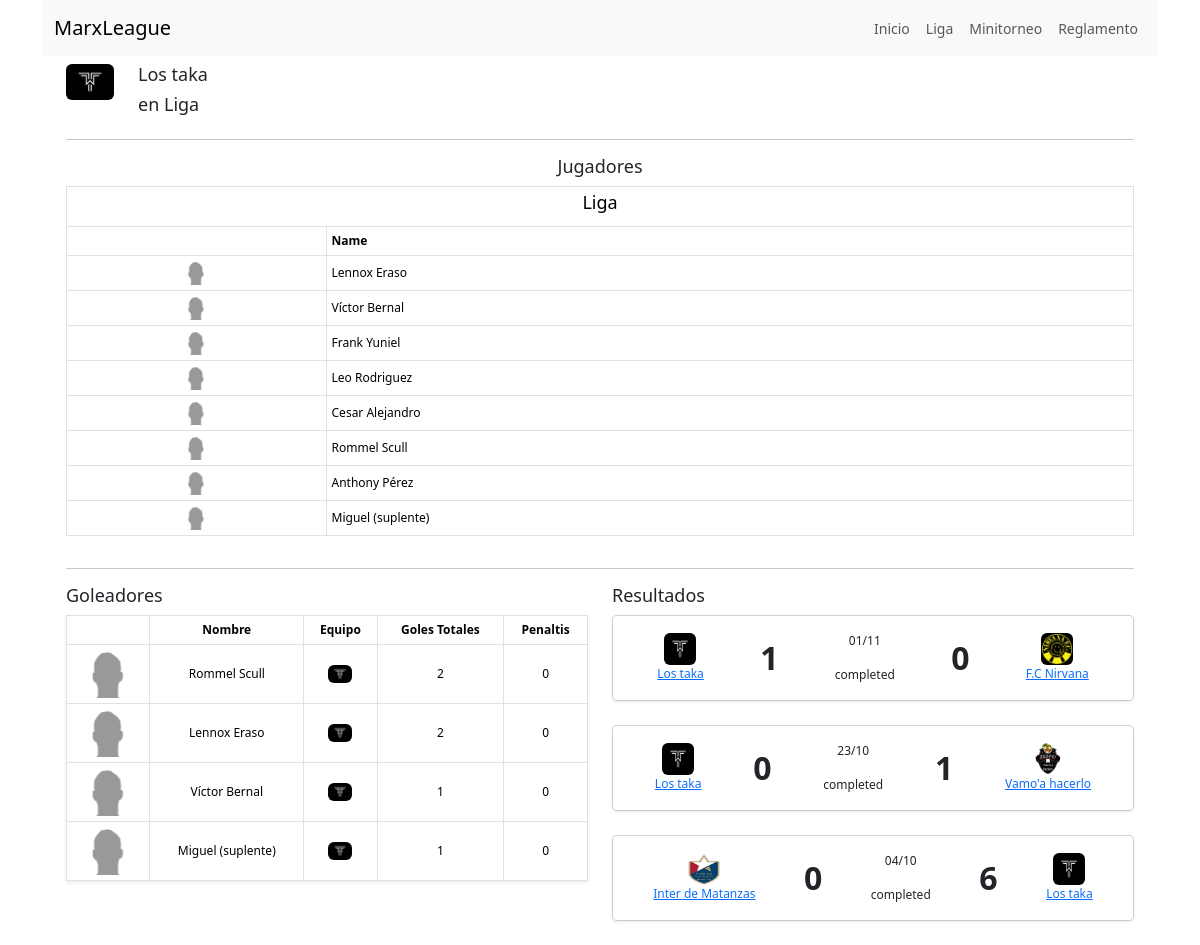
Page /team-details/liga/los_taka on the committed database.
### futbol/models/team.py (models this page shows)
class Team(models.Model):
    name = models.CharField(max_length=100, unique=True, null=True, blank=True)
    slug = models.SlugField(max_length=100, unique=True, blank=True, null=True)
    grade = models.CharField(max_length=50, null=True, blank=True)
    abbrev = models.CharField(max_length=3, null=True, blank=True)
    imagen = models.CharField(max_length=3, null=True, blank=True)
    def __str__(self):
        return self.name

### futbol/models/league.py (models this page shows, shortened)
class League(models.Model):
    name = models.CharField(max_length=100, unique=True, default="Nombre")
    slug = models.SlugField(max_length=100, unique=True, blank=True, null=True)
    teams = models.ManyToManyField('Team', related_name='leagues')

### futbol/models/player_league_team.py (models this page shows, shortened)
class PlayerLeagueTeam(models.Model):
    player = models.ForeignKey(Player, on_delete=models.CASCADE)
    league = models.ForeignKey(League, on_delete=models.CASCADE)
    team = models.ForeignKey(Team, on_delete=models.CASCADE)
    active = models.BooleanField(default=True)

### futbol/models/player.py (models this page shows, shortened)
class Player(models.Model):
    name = models.CharField(max_length=100, unique=True, default="Nombre")
    grade = models.CharField(max_length=50, null=True, blank=True)
    imagen = models.CharField(max_length=100, null=True, blank=True)
    alias = models.CharField(max_length=50, null=True, blank=True)

### futbol/models/schedule.py (models this page shows, shortened)
class Schedule(models.Model):
    STATUS_CHOICES = [
        ("completed", "Completed"),
        ("scheduled", "Scheduled"),
        ("raining", "Raining"),
        ("playing", "Playing"),
        ("pending", "Pending"),
    ]
    STAGES_CHOICES = [
        ("regular", "Regular"),
        ("octavos", "Octavos"),
        ("cuartos", "Cuartos"),
        ("semifinal", "SemiFinal"),
        ("final", "Final"),
    ]
    league = models.ForeignKey(League, on_delete=models.SET_NULL, null=True)
    vs = models.ForeignKey(
        Team,
        on_delete=models.SET_NULL,
        related_name="vs_schedule",
        null=True,
        blank=True,
    )
    hc = models.ForeignKey(
        Team,
        on_delete=models.SET_NULL,
        related_name="hc_schedule",
        null=True,
        blank=True,
    )
    date = models.DateField(null=True, blank=True)
    vs_goals = models.IntegerField(null=True, blank=True, default=0)
    hc_goals = models.IntegerField(null=True, blank=True, default=0)
    vs_definition_penalties = models.IntegerField(null=True, blank=True, default=0)
    hc_definition_penalties = models.IntegerField(null=True, blank=True, default=0)
    mvp = models.ForeignKey(Player, on_delete=models.SET_NULL, null=True, blank=True)
    status = models.CharField(
        max_length=20, choices=STATUS_CHOICES, default="scheduled"
    )
    stages = models.CharField(max_length=20, choices=STAGES_CHOICES, default="regular")

### futbol/views/pages/team_details_page.py (the view)
# urls.py: path("team-details/<slug:league_slug>/<slug:team_slug>", TeamDetailsPageView.as_view(), name="team_details_page"),
class TeamDetailsPageView(TemplateView):
    template_name = "pages/team_details_page.html"
    def get_context_data(self, **kwargs):
        context = super().get_context_data(**kwargs)
        leagues = League.objects.all()
        team = Team.objects.get(slug=kwargs.get("team_slug"))
        league = League.objects.get(slug=kwargs.get("league_slug"))
        players_leagues_teams = PlayerLeagueTeam.objects.filter(
            team=team, league=league, active=True
        )
        schedules_view = ScheduleView(**kwargs)
        schedules_context = schedules_view.get_context_data(
            request=self.request,
            league_slug=self.kwargs.get("league_slug"),
            team_slug=self.kwargs.get("team_slug"),
        )
        context["schedules"] = render_to_string(
            schedules_view.template_name, schedules_context
        )
        stats_goals_view = StatsGoalsView(**kwargs)
        stats_goals_context = stats_goals_view.get_context_data(
            request=self.request,
            league_slug=self.kwargs.get("league_slug"),
            team_slug=self.kwargs.get("team_slug"),
        )
        stats_goals_view = render_to_string(
            stats_goals_view.template_name, stats_goals_context
        )
        context["stats_goals_view"] = stats_goals_view
        context["team"] = team
        context["players_leagues_teams"] = players_leagues_teams
        context["league"] = league
        context["leagues"] = leagues
        return context

### futbol/templates/views/schedule_view.html (shortened to what this page needs)
{% load static %}
<div class="card-deck">
  {% for schedule in schedules %}
    <div class="card mb-4">
      <div class="card-body shadow-sm">
        <div class="d-flex justify-content-between align-items-center">
          <div class="text-center flex-fill">
            <img style="height: 32px; width: 32px" src="{% static 'futbol/images/logos/' %}{{ schedule.hc.imagen|default:'na' }}.png" class="rounded" alt="Logo" />
            <br />
            <a href="{% url 'team_details_page' league.slug schedule.hc.slug %}">{{ schedule.hc }}</a>
          </div>
          <div class="text-center flex-fill">
            <div class="fw-bold fs-2 text-center">
              {% if schedule.hc_goals is not None  %}
                {{ schedule.hc_goals }}
              {% endif %}
            </div>
          </div>
          <div class="text-center flex-fill">
            <p class="card-text">{{ schedule.date|date:'d/m' }}</p>
            <p class="card-text">{{ schedule.status }}</p>
          </div>
          <div class="flex-fill">
            <div class="fw-bold fs-2 text-center">
              {% if schedule.vs_goals is not None  %}
                {{ schedule.vs_goals }}
              {% endif %}
            </div>
          </div>
          <div class="text-center flex-fill">
            <img style="height: 32px; width: 32px" src="{% static 'futbol/images/logos/' %}{{ schedule.vs.imagen|default:'na' }}.png" class="rounded" alt="Logo" />
            <br />
            <a href="{% url 'team_details_page' league.slug schedule.vs.slug %}">{{ schedule.vs }}</a>
          </div>
        </div>
      </div>
    </div>
  {% endfor %}
</div>

### futbol/templates/views/stats_goals_view.html (shortened to what this page needs)
{% load static %}
<table class="table table-bordered table-condensed shadow-sm">
  <thead>
    <tr>
      <th class="text-center"></th>
      <th class="text-center">Nombre</th>
      <th class="text-center">Equipo</th>
      <th class="text-center">Goles Totales</th>
      <th class="text-center">Penaltis</th>
    </tr>
  </thead>
  <tbody>
    {% for goal in goals %}
      <tr>
        <td class="text-center">
          <img style="height: 48; width: 48px" src="{% static 'futbol/images/players/' %}{{ goal.player__imagen|default:'na' }}.png" class="rounded" alt="Logo" /> <br />
        </td>
        <td class="text-center align-middle">{{ goal.player__name }}</td>
        <td class="text-center align-middle">
          <img style="height: 24; width: 24px" src="{% static 'futbol/images/logos/' %}{{ goal.player__playerleagueteam__team__imagen|default:'na' }}.png" class="rounded" alt="Logo" />
        </td>
        <td class="text-center align-middle">{{ goal.goals }}</td>
        <td class="text-center align-middle">{{ goal.penalties }}</td>
      </tr>
    {% endfor %}
  </tbody>
</table>

### futbol/templates/pages/team_details_page.html (shortened to what this page needs)
{% extends './base.html' %}
{% load static %}
{% block content %}
  <div class="container">
    <div class="row">
      <div class="col-auto">
        <img style="height: 48; width: 48px" src="{% static 'futbol/images/logos/' %}{{ team.imagen|default:'na' }}.png" class="rounded" alt="Logo" />
      </div>
      <div class="col">
        <h1>{{ team.name }}</h1>
        <h1>en {{ league.name }}</h1>
      </div>
    </div>
    <hr />
    <h5 class="text-center">Jugadores</h5>
    <div class="row">
        <div class="col-md">
          <table class="table table-bordered">
            <thead>
              <tr>
                <th class="text-center align-middle"  colspan="2"><h2>{{ league.name }}</h2></th>
              </tr>
              <tr>
                <th scope="col"></th>
                <th scope="col">Name</th>
              </tr>
            </thead>
            <tbody>
              {% for player_league_team in players_leagues_teams %}
                  <tr>
                    <td class="text-center align-middle">
                      <img style="height: 24; width: 24px" src="{% static 'futbol/images/players/' %}{{ player_league_team.player.imagen|default:'na' }}.png" class="rounded" alt="Logo" />
                    </td>
                    <td class="align-middle">{{ player_league_team.player.name }}</td>
                  </tr>
              {% endfor %}
            </tbody>
          </table>
        </div>
    </div>
    <hr />
    <div class="row mt-2">
      <div class="col-md">
        <div class="d-flex justify-content-between">
          <h3 class="mr-auto">Goleadores</h3>
        </div>
        {{ stats_goals_view }}
      </div>
      <div class="col-md">
        <div class="d-flex justify-content-between">
          <h3 class="mr-auto">Resultados</h3>
        </div>
        {{ schedules }}
      </div>
    </div>
  </div>
{% endblock %}

### static/css/style.css (style rules this page uses)
body { font-size: 14px; }
h1, h2, h3, h4, h5, h6 { font-size: 18px; color: var(--primary-color); }
.card { font-size: 12px; border-radius: 5px; }
.table { font-size: 12px; border-spacing: 0; border-collapse: collapse; }
.table th, .table td { padding: 5px; }

### rows in the picture
Team: name "Los taka"
League: name "Liga"
PlayerLeagueTeam: player.name "Lennox Eraso"
PlayerLeagueTeam: player.name "Víctor Bernal"
PlayerLeagueTeam: player.name "Frank Yuniel"
PlayerLeagueTeam: player.name "Leo Rodriguez"
PlayerLeagueTeam: player.name "Cesar Alejandro"
PlayerLeagueTeam: player.name "Rommel Scull"
PlayerLeagueTeam: player.name "Anthony Pérez"
PlayerLeagueTeam: player.name "Miguel (suplente)"
Player: player__name "Rommel Scull", goals "2", penalties "0"
Player: player__name "Lennox Eraso", goals "2", penalties "0"
Player: player__name "Víctor Bernal", goals "1", penalties "0"
Player: player__name "Miguel (suplente)", goals "1", penalties "0"
Schedule: hc "Los taka", hc_goals "1", date "01/11", status "completed", vs_goals "0", shows a picture, vs "F.C Nirvana"
Schedule: hc "Los taka", hc_goals "0", date "23/10", status "completed", vs_goals "1", shows a picture, vs "Vamo'a hacerlo"
Schedule: shows a picture, hc "Inter de Matanzas", hc_goals "0", date "04/10", status "completed", vs_goals "6", vs "Los taka"
